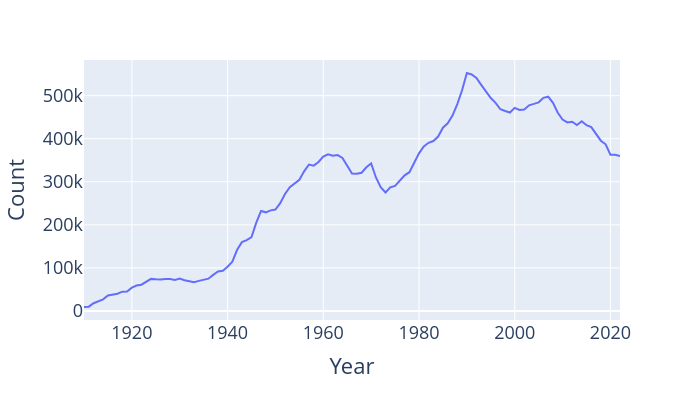

Notebook code for this chart:
### Markdown cell above
Two small differences are worth remembering. `.value_counts()` names its second column `count` rather than `len`, and it is a `Series` method, so it works on one column at a time. Like a grouped result, its rows have no guaranteed order unless you ask for one; `sort=True` ranks the letters from most to least common.

### Plotting Birth Counts

We already have the total number of babies born in each year in `babies_by_year`, sorted by year. Here's an illustration of how we got there:

```{image} images/aggregation.png
:alt: A table split into groups, each group reduced by an aggregation to a single value, and the values collected into one summary table.
:width: 600
```

Plotting that table tells an interesting story.

````{dropdown} Click to see the code
:open: false
```python
#| fig-alt: A line plot of total California births per year from 1910 to 2022. The line climbs steeply through the century to a peak above 550,000 births around 1990, then declines to roughly 360,000 by 2022.
fig = px.line(babies_by_year, x="Year", y="Count")
fig.update_layout(font_size=18, autosize=False, width=700, height=400)
fig
```
````

### Code cell
#| fig-alt: A line plot of total California births per year from 1910 to 2022. The line climbs steeply through the century to a peak above 550,000 births around 1990, then declines to roughly 360,000 by 2022.
fig = px.line(babies_by_year, x="Year", y="Count")
fig.update_layout(font_size=18, autosize=False, width=700, height=400)
fig

### Figure 1 — Plotly figure (JSON) as saved in the notebook; plotly's stock layout.template omitted (floating-point values rounded to 4 significant figures)
{"data": [{"hovertemplate": "Year=%{x}<br>Count=%{y}<extra></extra>", "legendgroup": "", "line": {"color": "#636efa", "dash": "solid"}, "marker": {"symbol": "circle"}, "mode": "lines", "name": "", "orientation": "v", "showlegend": false, "type": "scatter", "x": [1910, 1911, 1912, 1913, 1914, 1915, 1916, 1917, 1918, 1919, 1920, 1921, 1922, 1923, 1924, 1925, 1926, 1927, 1928, 1929, 1930, 1931, 1932, 1933, 1934, 1935, 1936, 1937, 1938, 1939, 1940, 1941, 1942, 1943, 1944, 1945, 1946, 1947, 1948, 1949, 1950, 1951, 1952, 1953, 1954, 1955, 1956, 1957, 1958, 1959, 1960, 1961, 1962, 1963, 1964, 1965, 1966, 1967, 1968, 1969, 1970, 1971, 1972, 1973, 1974, 1975, 1976, 1977, 1978, 1979, 1980, 1981, 1982, 1983, 1984, 1985, 1986, 1987, 1988, 1989, 1990, 1991, 1992, 1993, 1994, 1995, 1996, 1997, 1998, 1999, 2000, 2001, 2002, 2003, 2004, 2005, 2006, 2007, 2008, 2009, 2010, 2011, 2012, 2013, 2014, 2015, 2016, 2017, 2018, 2019, 2020, 2021, 2022], "xaxis": "x", "y": [9163, 9983, 17946, 22094, 26926, 35835, 37501, 39916, 44692, 45119, 54142, 58983, 61004, 67917, 74451, 73493, 72910, 74201, 74264, 72108, 75294, 71467, 69522, 66895, 69789, 71603, 74932, 83738, 91626, 93461, 102627, 114296, 142033, 159813, 164349, 171764, 204945, 232313, 229033, 233625, 235582, 250468, 271681, 287484, 297099, 304567, 324186, 340083, 337562, 345901, 358544, 363926, 360475, 361897, 355386, 336567, 319421, 318819, 321040, 333671, 342411, 310020, 287239, 275036, 286947, 290518, 302547, 315011, 322241, 343070, 365973, 382156, 390581, 394608, 404961, 425583, 435964, 453824, 480602, 512615, 552647, 549317, 541054, 524983, 509302, 494635, 483288, 468412, 464300, 460844, 471649, 466934, 467742, 477651, 480892, 484503, 494971, 497627, 483360, 460305, 444619, 437818, 439402, 431945, 440683, 431317, 427015, 411058, 395436, 386996, 362882, 362582, 360023], "yaxis": "y"}], "layout": {"autosize": false, "font": {"size": 18}, "height": 400, "legend": {"tracegroupgap": 0}, "margin": {"t": 60}, "width": 700, "xaxis": {"anchor": "y", "domain": [0.0, 1.0], "title": {"text": "Year"}}, "yaxis": {"anchor": "x", "domain": [0.0, 1.0], "title": {"text": "Count"}}}}
